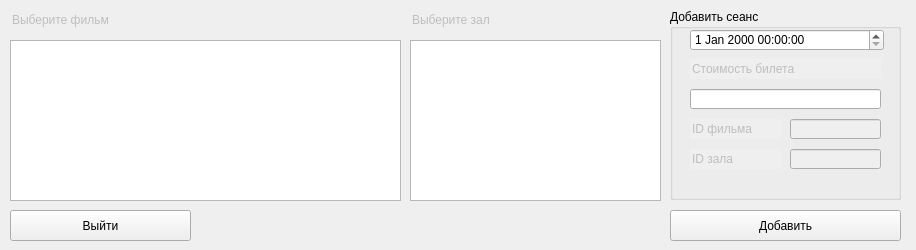
<?xml version="1.0" encoding="UTF-8"?>
<ui version="4.0">
 <class>addSession</class>
 <widget class="QWidget" name="addSession">
  <property name="geometry">
   <rect>
    <x>0</x>
    <y>0</y>
    <width>916</width>
    <height>250</height>
   </rect>
  </property>
  <property name="windowTitle">
   <string>Добавить сеанс</string>
  </property>
  <widget class="QTableWidget" name="tableWidget">
   <property name="geometry">
    <rect>
     <x>10</x>
     <y>40</y>
     <width>391</width>
     <height>161</height>
    </rect>
   </property>
  </widget>
  <widget class="QTableWidget" name="tableWidget_2">
   <property name="geometry">
    <rect>
     <x>410</x>
     <y>40</y>
     <width>251</width>
     <height>161</height>
    </rect>
   </property>
  </widget>
  <widget class="QGroupBox" name="groupBox">
   <property name="geometry">
    <rect>
     <x>670</x>
     <y>9</y>
     <width>231</width>
     <height>191</height>
    </rect>
   </property>
   <property name="title">
    <string>Добавить сеанс</string>
   </property>
   <widget class="QDateTimeEdit" name="dateTimeEdit">
    <property name="geometry">
     <rect>
      <x>20</x>
      <y>20</y>
      <width>194</width>
      <height>22</height>
     </rect>
    </property>
   </widget>
   <widget class="QLineEdit" name="lineEdit">
    <property name="enabled">
     <bool>false</bool>
    </property>
    <property name="geometry">
     <rect>
      <x>20</x>
      <y>50</y>
      <width>191</width>
      <height>20</height>
     </rect>
    </property>
    <property name="text">
     <string>Стоимость билета</string>
    </property>
    <property name="frame">
     <bool>false</bool>
    </property>
   </widget>
   <widget class="QLineEdit" name="lePrice">
    <property name="geometry">
     <rect>
      <x>20</x>
      <y>80</y>
      <width>191</width>
      <height>20</height>
     </rect>
    </property>
   </widget>
   <widget class="QLineEdit" name="lineEdit_2">
    <property name="enabled">
     <bool>false</bool>
    </property>
    <property name="geometry">
     <rect>
      <x>20</x>
      <y>110</y>
      <width>91</width>
      <height>20</height>
     </rect>
    </property>
    <property name="text">
     <string>ID фильма</string>
    </property>
    <property name="frame">
     <bool>false</bool>
    </property>
   </widget>
   <widget class="QLineEdit" name="leIdMovie">
    <property name="enabled">
     <bool>false</bool>
    </property>
    <property name="geometry">
     <rect>
      <x>120</x>
      <y>110</y>
      <width>91</width>
      <height>20</height>
     </rect>
    </property>
   </widget>
   <widget class="QLineEdit" name="lineEdit_4">
    <property name="enabled">
     <bool>false</bool>
    </property>
    <property name="geometry">
     <rect>
      <x>20</x>
      <y>140</y>
      <width>91</width>
      <height>20</height>
     </rect>
    </property>
    <property name="text">
     <string>ID зала</string>
    </property>
    <property name="frame">
     <bool>false</bool>
    </property>
   </widget>
   <widget class="QLineEdit" name="leIdRoom">
    <property name="enabled">
     <bool>false</bool>
    </property>
    <property name="geometry">
     <rect>
      <x>120</x>
      <y>140</y>
      <width>91</width>
      <height>20</height>
     </rect>
    </property>
   </widget>
  </widget>
  <widget class="QPushButton" name="pbInsert">
   <property name="geometry">
    <rect>
     <x>670</x>
     <y>210</y>
     <width>231</width>
     <height>31</height>
    </rect>
   </property>
   <property name="text">
    <string>Добавить</string>
   </property>
  </widget>
  <widget class="QPushButton" name="pbExit">
   <property name="geometry">
    <rect>
     <x>10</x>
     <y>210</y>
     <width>181</width>
     <height>31</height>
    </rect>
   </property>
   <property name="text">
    <string>Выйти</string>
   </property>
  </widget>
  <widget class="QLineEdit" name="lineEdit_3">
   <property name="enabled">
    <bool>false</bool>
   </property>
   <property name="geometry">
    <rect>
     <x>10</x>
     <y>10</y>
     <width>113</width>
     <height>20</height>
    </rect>
   </property>
   <property name="text">
    <string>Выберите фильм</string>
   </property>
   <property name="frame">
    <bool>false</bool>
   </property>
  </widget>
  <widget class="QLineEdit" name="lineEdit_5">
   <property name="enabled">
    <bool>false</bool>
   </property>
   <property name="geometry">
    <rect>
     <x>410</x>
     <y>10</y>
     <width>113</width>
     <height>20</height>
    </rect>
   </property>
   <property name="text">
    <string>Выберите зал</string>
   </property>
   <property name="frame">
    <bool>false</bool>
   </property>
  </widget>
  <widget class="QLineEdit" name="leResult">
   <property name="enabled">
    <bool>false</bool>
   </property>
   <property name="geometry">
    <rect>
     <x>200</x>
     <y>210</y>
     <width>201</width>
     <height>31</height>
    </rect>
   </property>
   <property name="frame">
    <bool>false</bool>
   </property>
  </widget>
 </widget>
 <resources/>
 <connections/>
</ui>
